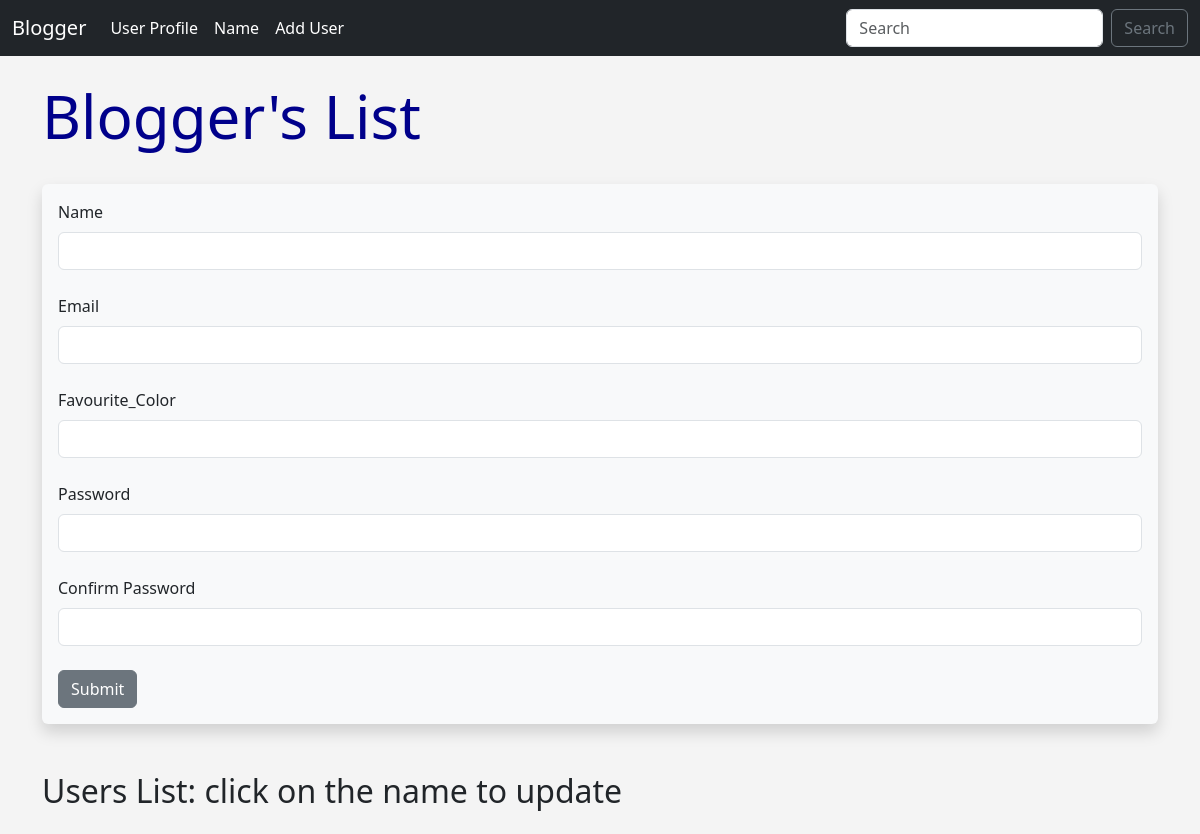
The page /user/add on the database as committed earlier.
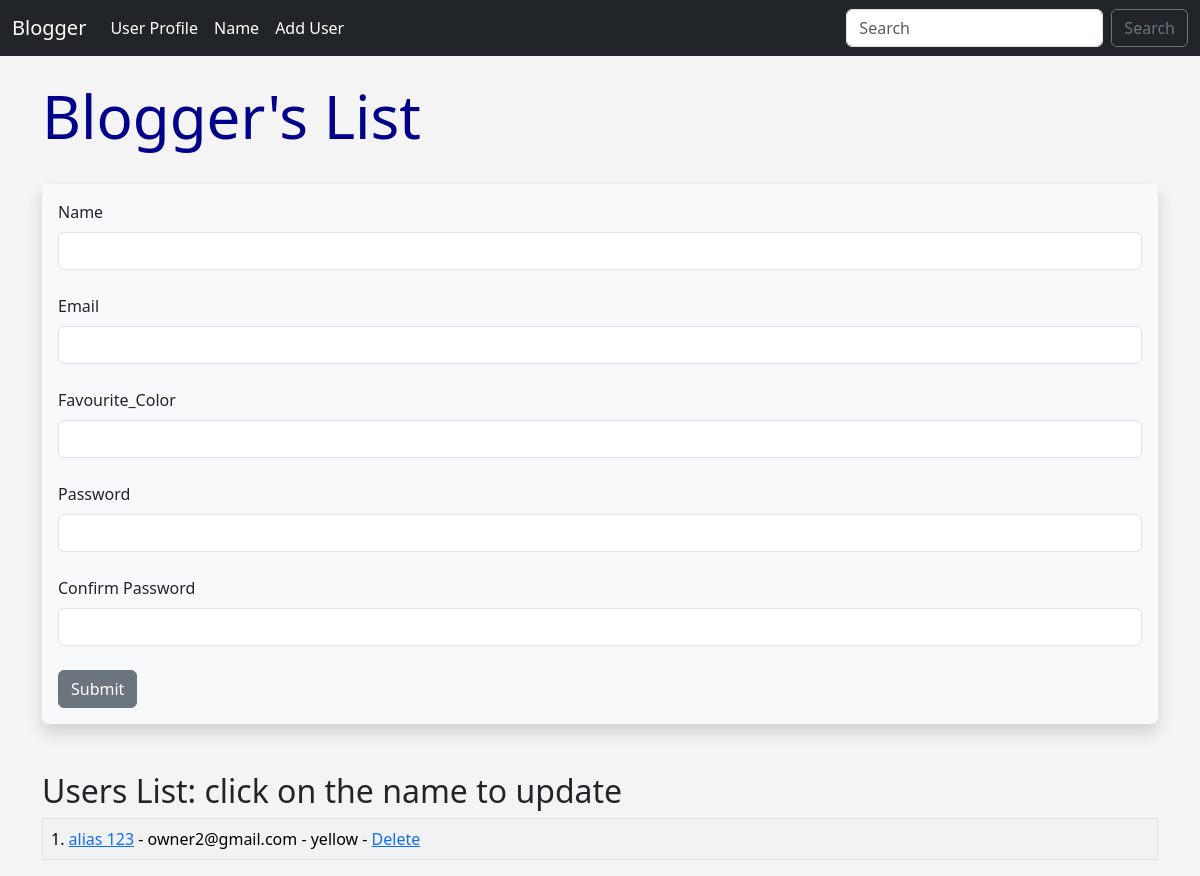
The same page on the database as committed later.
### app.py (models this page shows, shortened)
class Users(db.Model):
    id = db.Column(db.Integer, primary_key=True)
    name = db.Column(db.String(180), nullable=False)
    email = db.Column(db.String(120), nullable=False, unique=True)
    favourite_color = db.Column(db.String(50))
    date_added = db.Column(db.DateTime, default=datetime.utcnow)
    password_hash = db.Column(db.String(120))
    @property
    def password(self):
        raise AttributeError('Password is not a readable attribute!')

### app.py (the view, shortened to what this page needs)
@app.route('/user/add', methods=['GET', 'POST'])
def add_user():
    form = UserForm()
    name = None
    our_users = Users.query.order_by(Users.date_added).all()
    return render_template('add_user.html', form=form, name=name, our_users=our_users)

### app.py
class UserForm(FlaskForm):
    name = StringField("Name", validators=[
        DataRequired(message="Name is required.")
    ])
    email = StringField("Email", validators=[
        DataRequired(message="Email is required."),
        Email(message="Invalid email address.")
    ])
    favourite_color = StringField('Favourite_Color')
    password_hash = PasswordField('Password', validators=[DataRequired(), EqualTo('password_hash2', message='Password Must Match!')])
    password_hash2 = PasswordField('Confirm Password', validators=[DataRequired()])
    submit = SubmitField("Submit")

### templates/add_user.html (shortened to what this page needs)
{% extends 'base.html' %}
{% block content %}
{% if name %}
    <h1>Hello {{ name }}!!</h1>
    <br/>
{% else %}
    <h1>Blogger's List</h1>
    <br/>
    <div class="shadow p-3 mb-5 bg-body-tertiary rounded">
        <form method="POST">
            {{ form.name.label(class="form-label") }}
            {{ form.name(class="form-control") }}
            <br/>
            {{ form.email.label(class="form-label") }}
            {{ form.email(class="form-control") }}
            <br/>
            {{ form.favourite_color.label(class="form-label") }}
            {{ form.favourite_color(class="form-control") }}
            <br/>
            {{ form.password_hash.label(class="form-label") }}
            {{ form.password_hash(class="form-control") }}
            <br/>
            {{ form.password_hash2.label(class="form-label") }}
            {{ form.password_hash2(class="form-control") }}
            <br/>
            {{ form.submit(class="btn btn-secondary") }}
        </form>
    </div>
    <h2>Users List: click on the name to update</h2>
<table class="table table-hover table-bordered table-striped">
    {% for user in our_users %}
    <tr>
        <td>
            {{ user.id }}. <a href="{{ url_for('update', id=user.id ) }}">
                {{ user.name }}</a> -
                {{ user.email }} -
                {{ user.favourite_color }} -
                <a href="{{ url_for('delete', id=user.id ) }}">Delete</a>
        </td>
    </tr>
    {% endfor %}
</table>
{% endif %}
{% endblock %}

### templates/base.html (shortened to what this page needs)
<!doctype html>
<html lang="en">
  <head>
    <link href="https://cdn.jsdelivr.net/npm/bootstrap@5.3.3/dist/css/bootstrap.min.css"
    rel="stylesheet"
>
    <link href="{{ url_for('static', filename='css/style.css') }}" rel="stylesheet">
  </head>
  <body>
    {% include 'navbar.html' %}
    <br/>
    <div class="container">
        {% block content %}
        {% endblock %}
    </div>
  </body>
</html>

### templates/navbar.html (shortened to what this page needs)
<nav class="navbar navbar-expand-lg bg-dark">
  <div class="container-fluid">
    <a class="navbar-brand text-white" href="{{ url_for('index' ) }}"title='home'>Blogger</a>
    <div class="collapse navbar-collapse" id="navbarSupportedContent">
      <ul class="navbar-nav me-auto mb-2 mb-lg-0">
        <li class="nav-item">
          <a class="nav-link text-white" href="{{ url_for('user') }}">User Profile</a>
        </li>
         <li class="nav-item">
          <a class="nav-link text-white" href="{{ url_for('name') }}">Name</a>
        </li>
         <li class="nav-item">
          <a class="nav-link text-white" href="{{ url_for('add_user') }}">Add User</a>
        </li>
      </ul>
      <form class="d-flex" role="search">
        <input class="form-control me-2" type="search" placeholder="Search" aria-label="Search">
        <button class="btn btn-outline-secondary" type="submit">Search</button>
      </form>
    </div>
  </div>
</nav>

### static/css/style.css (style rules this page uses)
h1 { color: darkblue; font-size: 60px; }
body { background: #f4f4f4; }

Rows that differ between the two databases and show on the page:
added Users: id "1", name "alias 123", email "owner2@gmail.com", favourite_color "yellow"
